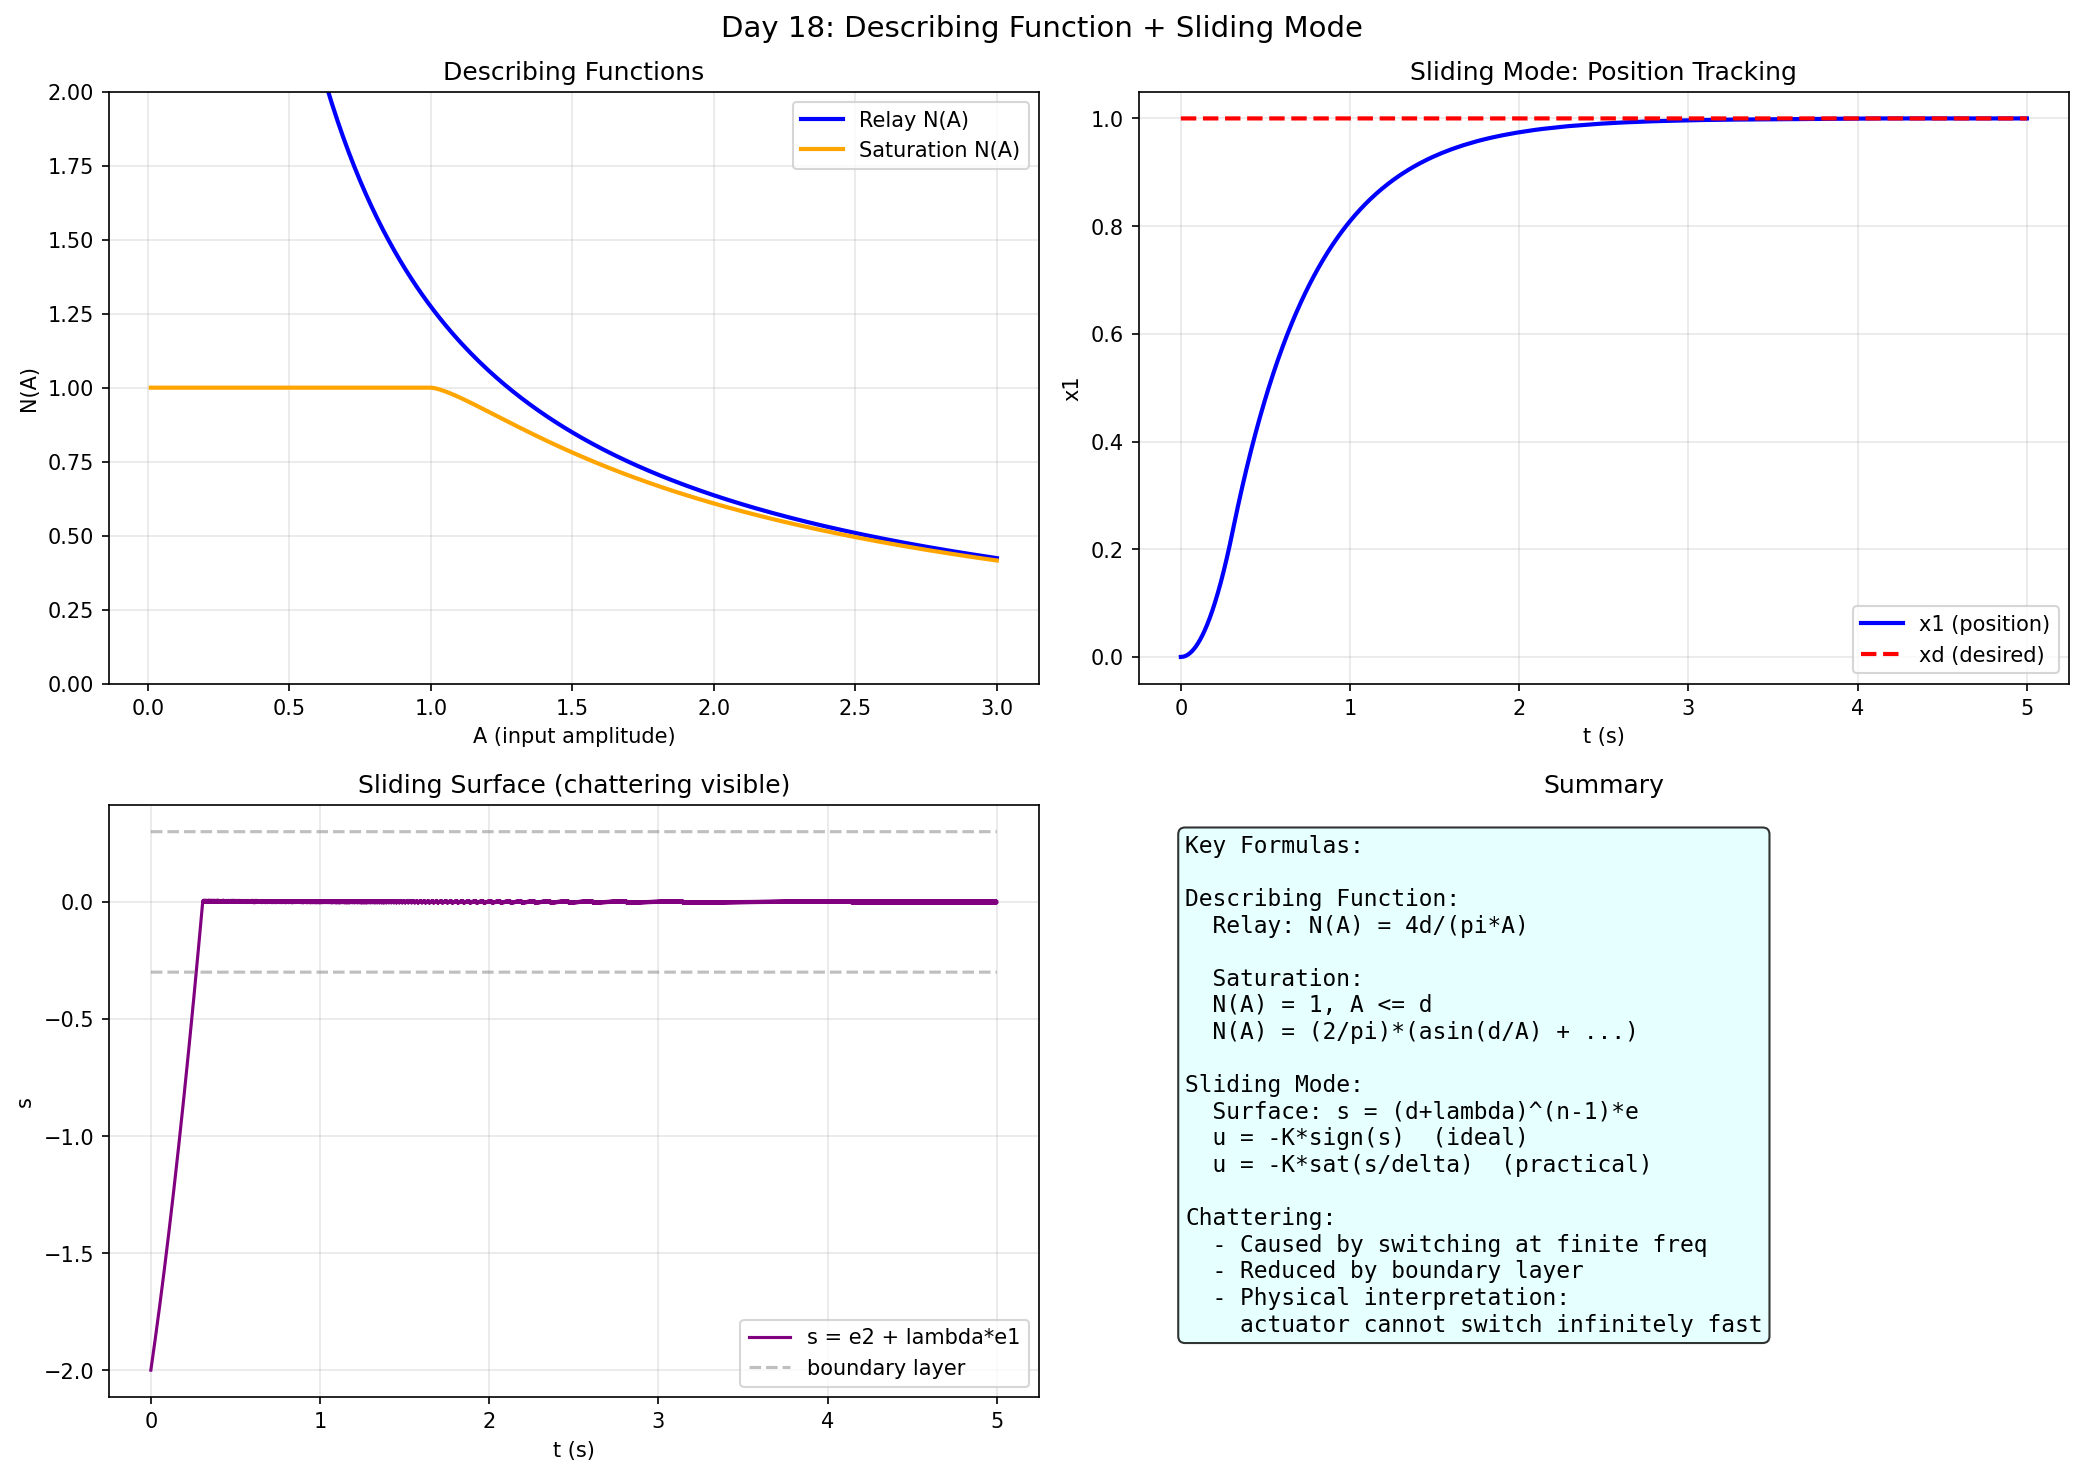

The script that saved this image:
import numpy as np
import matplotlib
matplotlib.use('Agg')
import matplotlib.pyplot as plt

print("=" * 60)
print("Day 18: Describing Function + Sliding Mode Control")
print("=" * 60)

# ===== Describing Function =====
# Approximate nonlinear as linear gain at fundamental frequency
# For relay: N(A) = 4d / (pi * A)  (d = relay amplitude)
# For saturation: N(A) = (2/pi) * (asin(d/A) + d*sqrt(A^2-d^2)/A^2)

print("""
========================================
Describing Function Method
========================================

Key Idea: Replace nonlinear element with equivalent linear gain
  at the fundamental frequency of a sinusoidal input.

N(A) = output fundamental / input amplitude

Common describing functions:

Relay (on/off, amplitude d):
  N(A) = 4d / (pi * A)

Saturation (linear until |u|<=d, then constant):
  N(A) = 1, A <= d
  N(A) = (2/pi) * (asin(d/A) + d*sqrt(A^2-d^2)/A^2), A > d

Backlash / Hysteresis:
  N(A) = more complex expressions

Application: Predict limit cycles in nonlinear systems
  by checking if Nyquist plot intersects -1/N(A).
""")

# ===== Describe Function for Relay =====
A = np.linspace(0.01, 3.0, 300)
d = 1.0

def relay_DF(A, d=1.0):
    return 4 * d / (np.pi * A)

def sat_DF(A, d=1.0):
    result = np.ones_like(A)
    mask = A > d
    A_large = A[mask]
    result[mask] = (2/np.pi) * (np.arcsin(d/A_large) + d*np.sqrt(A_large**2-d**2)/A_large**2)
    return result

fig, axes = plt.subplots(2, 2, figsize=(14, 10))
fig.suptitle('Day 18: Describing Function + Sliding Mode', fontsize=14)

ax = axes[0, 0]
ax.plot(A, relay_DF(A), 'b-', lw=2, label='Relay N(A)')
ax.plot(A, sat_DF(A), 'orange', lw=2, label='Saturation N(A)')
ax.set_xlabel('A (input amplitude)')
ax.set_ylabel('N(A)')
ax.set_title('Describing Functions')
ax.legend()
ax.grid(True, alpha=0.3)
ax.set_ylim(0, 2)

# ===== Sliding Mode Control =====
# System: x_dot = Ax + Bu + d(t)
# Goal: make x track desired trajectory despite disturbance d(t)
# Sliding surface: s = (d/dt + lambda)^(n-1) * e
# Control law: u = -K*sign(s)

print("""
========================================
Sliding Mode Control (SMC)
========================================

Key Idea: Drive system to a predefined surface s=0,
  then slide along it to the origin despite disturbances.

Two phases:
  1. Reaching phase: u pushes x toward surface s=0
  2. Sliding phase: system stays on s=0 (invariant set)

Advantages:
  - Robust to matched disturbances (d(t) in range of B)
  - Finite-time convergence to surface
  - Order reduction: n-th order -> 1st order on surface

Disadvantages:
  - Chattering: high-frequency switching (ideal: infinite freq)
  - Requires perfect knowledge of B

Chattering reduction:
  - Boundary layer: sign(s) -> sat(s/delta)
  - Higher-order SMC (SOSMC)
""")

# ===== Sliding Mode Simulation =====
# 2nd order: x1_dot = x2, x2_dot = u + d(t)
# Surface: s = x2 + lambda*x1
# SMC: u = -K*sign(s)

lam = 2.0
K = 5.0
delta = 0.3  # boundary layer width

def smc_f(x, xd, u):
    e1 = x[0] - xd[0]
    e2 = x[1] - xd[1]
    s = e2 + lam * e1
    # Control with boundary layer
    u_unc = -K * np.sign(s)
    u_bl = -K * np.clip(s/delta, -1, 1)
    return np.array([x[1], u_bl])

T = 5.0
dt = 0.001
N = int(T/dt)
t = np.linspace(0, T, N)

# Desired trajectory
xd = np.zeros((N, 2))
xd[:, 0] = 1.0 * np.ones(N)  # step
xd[:, 1] = 0.0 * np.ones(N)

x = np.zeros((N, 2))
x[0] = [0.0, 0.0]
s_hist = np.zeros(N)

for i in range(N-1):
    e1 = x[i, 0] - xd[i, 0]
    e2 = x[i, 1] - xd[i, 1]
    s = e2 + lam * e1
    s_hist[i] = s
    u = -K * np.sign(s)
    x[i+1, 1] = x[i, 1] + u * dt
    x[i+1, 0] = x[i, 0] + x[i, 1] * dt

ax = axes[0, 1]
ax.plot(t, x[:, 0], 'b-', lw=2, label='x1 (position)')
ax.plot(t, xd[:, 0], 'r--', lw=2, label='xd (desired)')
ax.set_xlabel('t (s)')
ax.set_ylabel('x1')
ax.set_title('Sliding Mode: Position Tracking')
ax.legend()
ax.grid(True, alpha=0.3)

ax = axes[1, 0]
ax.plot(t, s_hist, 'purple', lw=1.5, label='s = e2 + lambda*e1')
ax.plot(t, np.ones(N)*delta, 'gray', ls='--', alpha=0.5)
ax.plot(t, -np.ones(N)*delta, 'gray', ls='--', alpha=0.5, label='boundary layer')
ax.set_xlabel('t (s)')
ax.set_ylabel('s')
ax.set_title('Sliding Surface (chattering visible)')
ax.legend()
ax.grid(True, alpha=0.3)

ax = axes[1, 1]
ax.axis('off')
txt = ("""Key Formulas:\n\n"""
       """Describing Function:\n"""
       """  Relay: N(A) = 4d/(pi*A)\n\n"""
       """  Saturation:\n"""
       """  N(A) = 1, A <= d\n"""
       """  N(A) = (2/pi)*(asin(d/A) + ...)\n\n"""
       """Sliding Mode:\n"""
       """  Surface: s = (d+lambda)^(n-1)*e\n"""
       """  u = -K*sign(s)  (ideal)\n"""
       """  u = -K*sat(s/delta)  (practical)\n\n"""
       """Chattering:\n"""
       """  - Caused by switching at finite freq\n"""
       """  - Reduced by boundary layer\n"""
       """  - Physical interpretation:\n"""
       """    actuator cannot switch infinitely fast""")
ax.text(0.05, 0.95, txt, transform=ax.transAxes, va='top', fontsize=11,
        fontfamily='monospace', bbox=dict(boxstyle='round', facecolor='lightcyan', alpha=0.8))
ax.set_title('Summary')

plt.tight_layout()
plt.savefig('C:/Users/WUccc/.openclaw/workspace/notes/工程控制论/code/day18_nonlinearmac.png', dpi=150, bbox_inches='tight')
print("\nFigure saved!")
